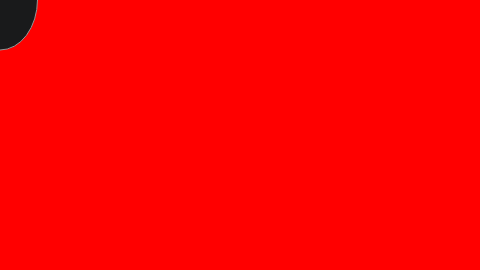
Frame 1 (no input)
Frame 60 (no input): identical to frame 1, image omitted
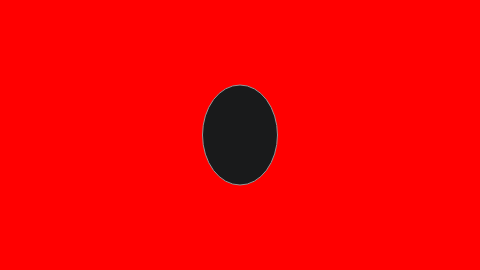
Frame 120 (the mouse pressed at the canvas centre since frame 60)

The p5.js sketch that drew these frames (run headless with seeded random() and noise() and a simulated clock; from frame 60 on, the mouse is pressed at the canvas centre):

// p5.js sketch
// ── sketch.js
// Learning Processing
// Daniel Shiffman
// http://www.learningprocessing.com

// Example 1-1: stroke and fill

function setup() {
  createCanvas(480, 270);
  stroke(150);
  fill(25,26,27);
}

function draw() {
  background(255,0,0);
  ellipse(mouseX,mouseY,75,100);
}
